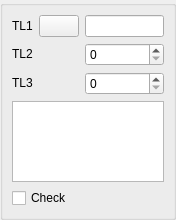
<ui version="4.0" >
 <class>DlgRef_1Sel2Spin1View1Check_QTD</class>
 <widget class="QWidget" name="DlgRef_1Sel2Spin1View1Check_QTD" >
  <property name="geometry" >
   <rect>
    <x>0</x>
    <y>0</y>
    <width>176</width>
    <height>220</height>
   </rect>
  </property>
  <property name="windowTitle" >
   <string/>
  </property>
  <layout class="QGridLayout" >
   <property name="margin" >
    <number>0</number>
   </property>
   <property name="spacing" >
    <number>6</number>
   </property>
   <item row="0" column="0" >
    <widget class="QGroupBox" name="GroupBox1" >
     <property name="title" >
      <string/>
     </property>
     <layout class="QGridLayout" >
      <property name="margin" >
       <number>9</number>
      </property>
      <property name="spacing" >
       <number>6</number>
      </property>
      <item row="3" column="0" colspan="3" >
       <widget class="QTextBrowser" name="TextBrowser1" />
      </item>
      <item row="2" column="2" >
       <widget class="SalomeApp_IntSpinBox" name="SpinBox2" />
      </item>
      <item row="1" column="2" >
       <widget class="SalomeApp_IntSpinBox" name="SpinBox1" />
      </item>
      <item row="4" column="0" colspan="3" >
       <widget class="QCheckBox" name="CheckBox1" >
        <property name="text" >
         <string>Check</string>
        </property>
       </widget>
      </item>
      <item row="2" column="0" >
       <widget class="QLabel" name="TextLabel3" >
        <property name="sizePolicy" >
         <sizepolicy>
          <hsizetype>0</hsizetype>
          <vsizetype>0</vsizetype>
          <horstretch>0</horstretch>
          <verstretch>0</verstretch>
         </sizepolicy>
        </property>
        <property name="text" >
         <string>TL3</string>
        </property>
        <property name="wordWrap" >
         <bool>false</bool>
        </property>
       </widget>
      </item>
      <item row="1" column="0" >
       <widget class="QLabel" name="TextLabel2" >
        <property name="sizePolicy" >
         <sizepolicy>
          <hsizetype>0</hsizetype>
          <vsizetype>0</vsizetype>
          <horstretch>0</horstretch>
          <verstretch>0</verstretch>
         </sizepolicy>
        </property>
        <property name="text" >
         <string>TL2</string>
        </property>
        <property name="wordWrap" >
         <bool>false</bool>
        </property>
       </widget>
      </item>
      <item row="0" column="2" >
       <widget class="QLineEdit" name="LineEdit1" />
      </item>
      <item row="0" column="1" >
       <widget class="QPushButton" name="PushButton1" >
        <property name="sizePolicy" >
         <sizepolicy>
          <hsizetype>0</hsizetype>
          <vsizetype>0</vsizetype>
          <horstretch>0</horstretch>
          <verstretch>0</verstretch>
         </sizepolicy>
        </property>
        <property name="text" >
         <string/>
        </property>
       </widget>
      </item>
      <item row="0" column="0" >
       <widget class="QLabel" name="TextLabel1" >
        <property name="sizePolicy" >
         <sizepolicy>
          <hsizetype>0</hsizetype>
          <vsizetype>0</vsizetype>
          <horstretch>0</horstretch>
          <verstretch>0</verstretch>
         </sizepolicy>
        </property>
        <property name="text" >
         <string>TL1</string>
        </property>
        <property name="wordWrap" >
         <bool>false</bool>
        </property>
       </widget>
      </item>
     </layout>
    </widget>
   </item>
  </layout>
 </widget>
 <layoutdefault spacing="6" margin="11" />
 <pixmapfunction>qPixmapFromMimeSource</pixmapfunction>
 <customwidgets>
  <customwidget>
   <class>SalomeApp_IntSpinBox</class>
   <extends>QSpinBox</extends>
   <header location="global" >SalomeApp_IntSpinBox.h</header>
  </customwidget>
 </customwidgets>
 <tabstops>
  <tabstop>PushButton1</tabstop>
  <tabstop>LineEdit1</tabstop>
  <tabstop>SpinBox1</tabstop>
  <tabstop>SpinBox2</tabstop>
  <tabstop>TextBrowser1</tabstop>
  <tabstop>CheckBox1</tabstop>
 </tabstops>
 <resources/>
 <connections/>
</ui>
